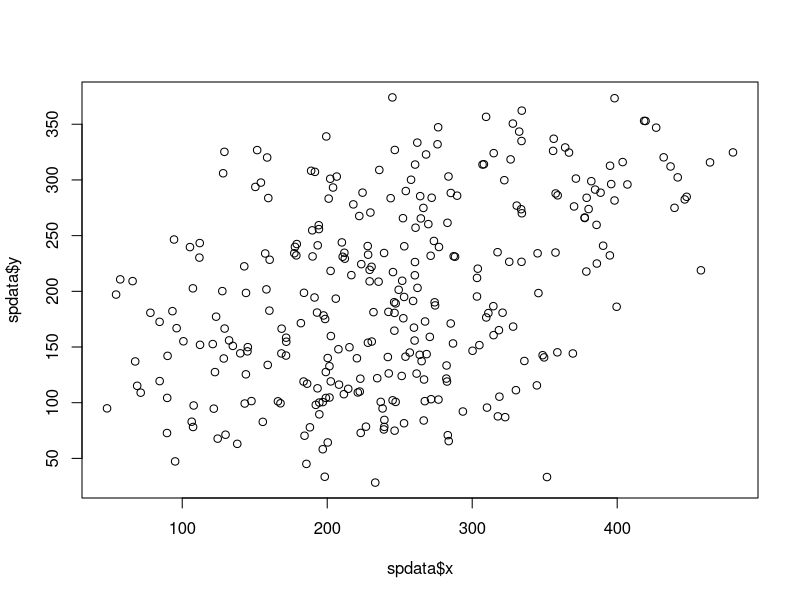
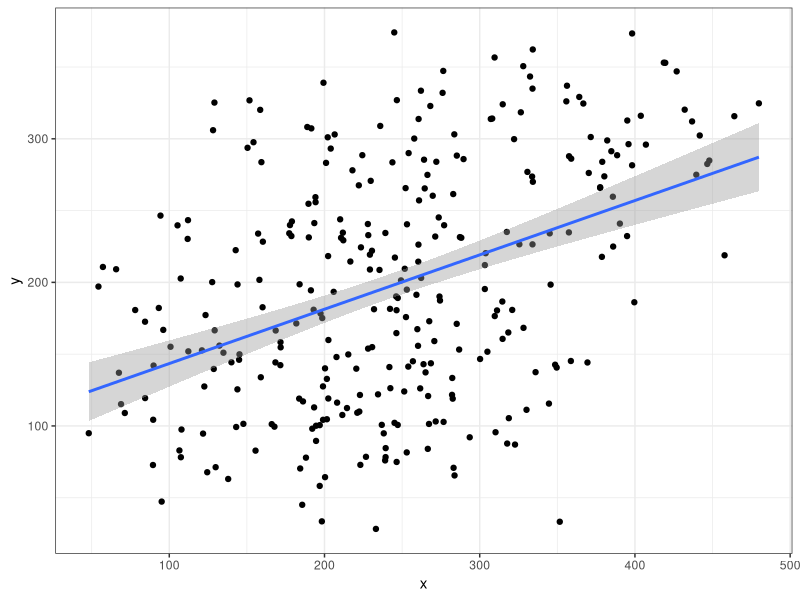
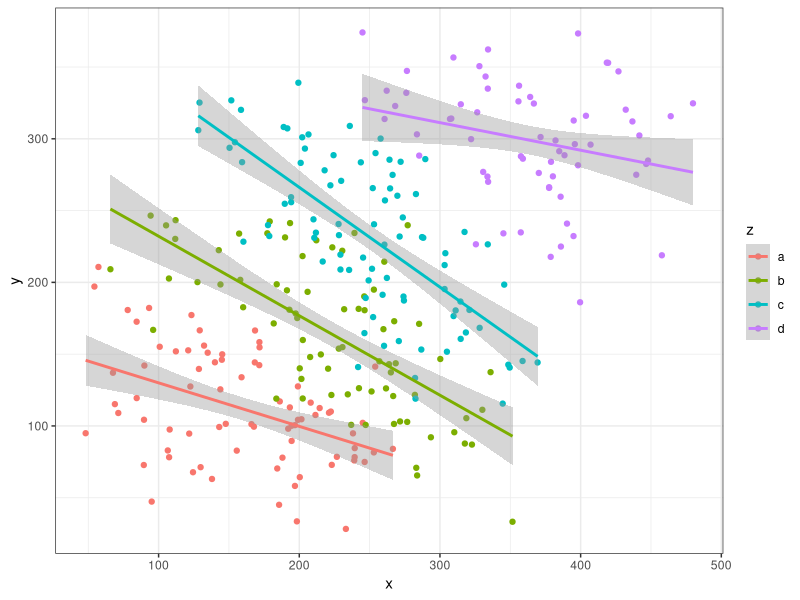
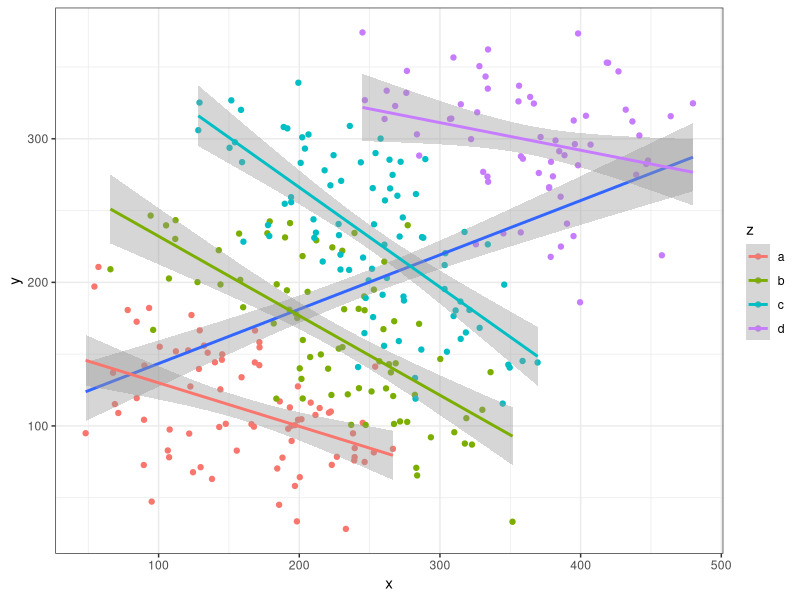
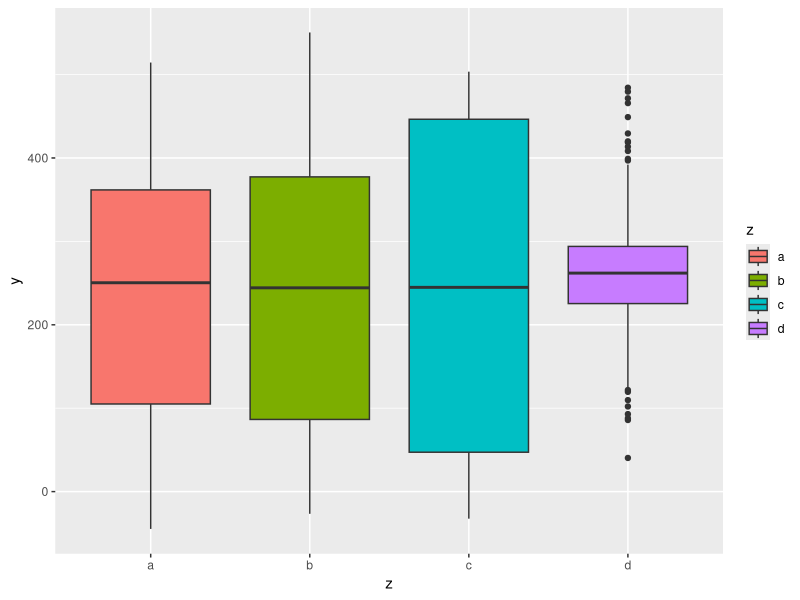
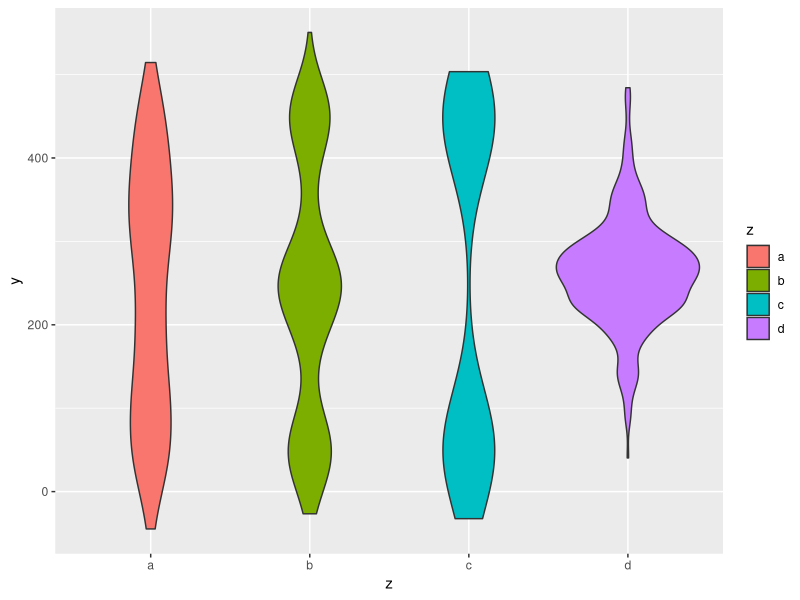
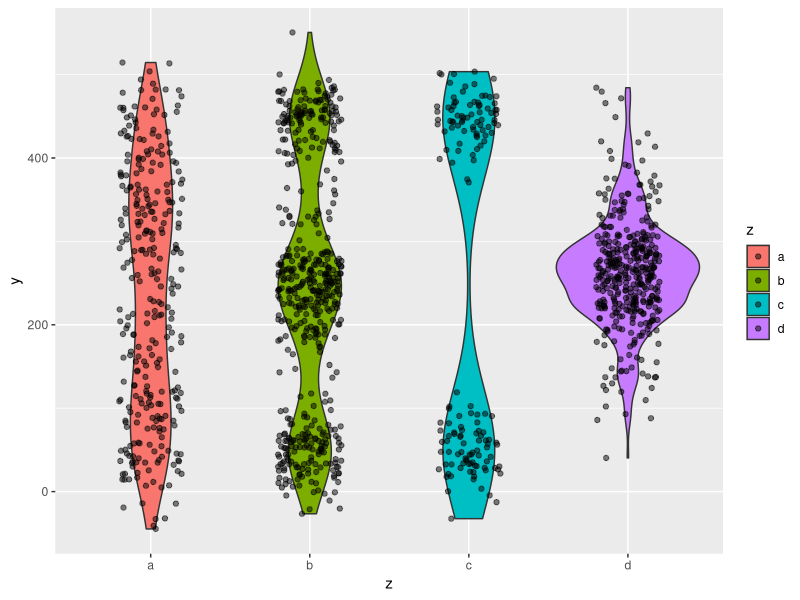
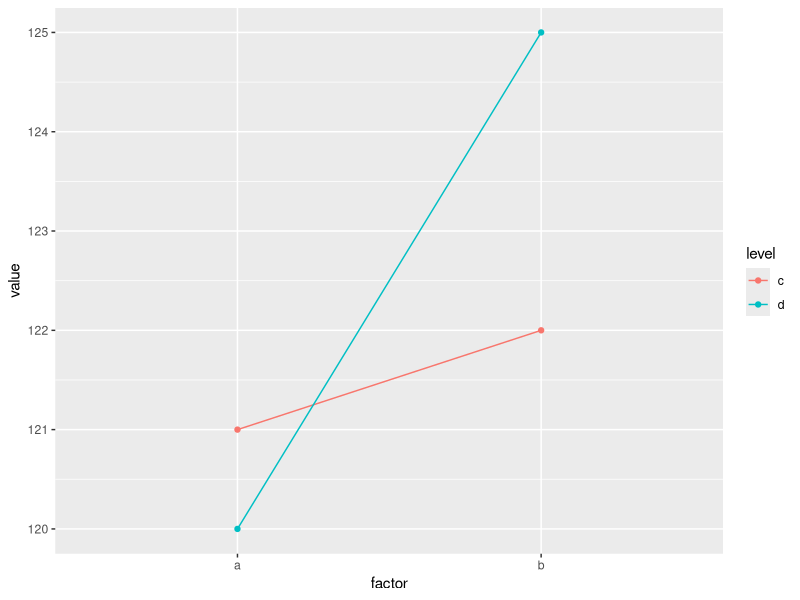

Reproduce these figures in R, in order.
## ---- chunk 1
library(tidyverse)
library(viridis)
## ---- chunk 2
spdata <- read.csv("data/simpson-paradox-data.csv")
## ---- chunk 3
plot(spdata$y~spdata$x)
## ---- chunk 4
head(spdata)
## ---- chunk 5
summary(spdata)
## ---- chunk 6
spdata %>% 
  group_by() %>% 
  summarise(number=n(),
            x.mean=mean(x),
            x.sd=sd(x),
            x.se=x.sd/sqrt(number),
            y.mean=mean(y),
            y.sd=sd(y),
            y.se=y.sd/sqrt(number))
## ---- chunk 7
cor.test(spdata$x, spdata$y)
## ---- chunk 8
ggplot(spdata, aes(x=x, y=y)) +
  geom_point() +
  geom_smooth(method="lm") +
  theme_bw()
## ---- chunk 9
ggplot(spdata, aes(x=x, y=y)) +
  geom_point(aes(colour=z)) +
  geom_smooth(aes(colour=z), method="lm") +
  theme_bw()
## ---- chunk 10
ggplot(spdata, aes(x=x, y=y)) +
  geom_point(aes(colour=z)) +
  geom_smooth(method="lm") +
  geom_smooth(aes(colour=z), method="lm") +
  theme_bw()
## ---- chunk 11
bpdata <- read.csv("data/boxplot-problems-data.csv")
## ---- chunk 12
bpdata %>% 
  ggplot(aes(y=y,x=z,fill=z)) +
  geom_boxplot()
## ---- chunk 13
# Bonferroni-corrected alpha for three comparisons:
0.05/3
## ---- chunk 14
bpdata %>% # AB, AC, AD
  mutate(z=z %>% as.factor) %>% 
  lm(y ~ z, data=.) %>%
  summary() # A is different to D at alpha=0.05

bpdata %>% # BC, BD
  mutate(z=z %>% as.factor,
         z=fct_relevel(z, "b")) %>% 
  lm(y ~ z, data=.) %>%
  summary() # B is different to D at alpha=0.05

bpdata %>% # CD
  mutate(z=z %>% as.factor,
         z=fct_relevel(z, "c")) %>% 
  lm(y ~ z, data=.) %>%
  summary() # All ns
## ---- chunk 15
bpdata %>% 
  ggplot(aes(y=y,fill=z,x=z)) +
  geom_violin()
## ---- chunk 16
bpdata %>% 
  ggplot(aes(y=y,fill=z,x=z)) +
  geom_violin() +
  geom_point(position=position_jitter(.2), alpha=.5)
## ---- chunk 17
tibble(c("a","a","b","b"),c("c","d","c","d"),c(121, 120, 122, 125)) %>% 
  rename(factor="c(\"a\", \"a\", \"b\", \"b\")",
         level="c(\"c\", \"d\", \"c\", \"d\")",
         value="c(121, 120, 122, 125)") -> toydata
## ---- chunk 18
toydata %>% 
  ggplot(aes(x=factor,y=value,colour=level)) +
  geom_point()+
  geom_path(aes(group=level))
## ---- chunk 19
toydata %>% 
  ggplot(aes(x=factor,y=value,fill=level)) +
  geom_bar(position="dodge",stat="identity")
## ---- chunk 20
set.seed(3); spdata %>% 
  mutate(rValX = rnorm(x),
         rValY = rnorm(y) %>% abs() %>% log()) -> vizdata
## ---- chunk 21
vizdata %>% 
  ggplot(aes(x=rValX, 
             y=rValY,
             colour=z)) +
  geom_point()
## ---- chunk 22
vizdata %>% 
  ggplot(aes(x=rValX, 
             y=rValY,
             fill=x, # add dimension for column `x`
             size=y, # add dimension for column `y`
             colour=z)) +
  geom_point(shape=21) + # change 'point character' to allow for colour + fill
  scale_fill_gradientn(colours = rainbow(7)) + # add visually striking gradient scale
  theme_bw() + # make background more plain
  # add the labels:
  xlab("Randomized normal distribution of `x`") +
  ylab("Log of the absolute value of a\nrandomized normal distribution of `y`") +
  ggtitle("My cool plot", subtitle = "UKCLC2020")
## ---- chunk 23
vizdata %>% 
  ggplot(aes(x=rValX, 
             y=rValY,
             fill=x, 
             size=y, 
             shape=z, # add shape
             colour=z)) +
  geom_point(alpha=.75) + # add transparency
  scale_shape_manual(values=c(21, 22, 23, 24)) + # manually choose which shapes to plot
  scale_fill_viridis(option="plasma") + # choose a better palette
  theme_bw() +
  xlab("Randomized normal distribution of `x`") +
  ylab("Log of the absolute value of a\nrandomized normal distribution of `y`") +
  ggtitle("My cool plot", subtitle = "UKCLC2020")
## ---- chunk 24
vizdata %>% 
  ggplot(aes(x=rValX, 
             y=rValY,
             fill=x, 
             size=y, 
             shape=z,
             colour=z)) +
  geom_point(alpha=.75) + 
  scale_shape_manual(values=c(21, 22, 23, 24)) + 
  scale_fill_viridis(option="plasma") + 
  theme_bw() +
  xlab("Randomized normal distribution of `x`") +
  ylab("Log of the absolute value of a\nrandomized normal distribution of `y`") +
  ggtitle("My cool plot", subtitle = "UKCLC2020") +
  facet_grid(~z) # facet the data by column `z` category
## ---- chunk 25
vizdata %>% 
  ggplot(aes(x=x, 
             y=y,
             colour=rValX, 
             size=rValY)) +
  geom_point(alpha=.5) + 
  scale_colour_viridis(option="plasma") + # change to 'colour' to fill default point shapes
  geom_smooth(method = "lm", fill=NA, colour="black", lwd=0.5) + #add visually distinctive smooth
  theme_bw() +
  xlab("Column `x` value") +
  ylab("Column `y` value") +
  ggtitle("My cool plot", subtitle = "UKCLC2020") +
  facet_grid(~z)  
## ---- chunk 26
vizdata %>% 
  ggplot(aes(x=x, 
             y=y)) +
  geom_point(alpha=.5) + 
  geom_smooth(method = "lm", fill=NA, colour="black", lwd=0.5) + #add visually distinctive smooth
  theme_bw() +
  xlab("Randomized normal distribution of `x`") +
  ylab("Log of the absolute value of a\nrandomized normal distribution of `y`") +
  ggtitle("My cool plot", subtitle = "UKCLC2020") +
  facet_grid(~z)  
## ---- chunk 27
challenge <- read_csv("data/simulated-data.csv")
## ---- chunk 28
head(challenge)
## ---- chunk 29
challenge %>% 
  mutate(subj = as.factor(subj))
## ---- chunk 30
challenge %>% 
  mutate(region.fct = as.factor(region))
## ---- chunk 31
challenge %>% 
  filter(word == "the",
         age <= 40,
         rating != 1 &
           rating != 2)
## ---- chunk 32
challenge %>% 
  group_by(gram, freq) %>% 
  summarise(mean = mean(rt),
            sd = sd(rt),
            se = sd/sqrt(n()))
## ---- chunk 33
challenge %>% 
  # same code as above
  group_by(gram, freq) %>% 
  summarise(mean = mean(rt),
            sd = sd(rt),
            se = sd/sqrt(n())) %>% 
  # new code
  pivot_longer(cols = c("mean","sd","se"), # cols = 3:5
               names_to = "statistic",
               values_to = "value")
## ---- chunk 34
ggplot(data = spdata)

#spdata %>%
#  ggplot()
## ---- chunk 35
ggplot(data = spdata, 
       aes(x=x, 
           y=y,
           colour=z))
## ---- chunk 36
ggplot(data = spdata, 
       aes(x=x, 
           y=y,
           colour=z)) +
  geom_point() +
  geom_smooth(method="lm")
## ---- chunk 37
ggplot(data = spdata, 
       aes(x=x, 
           y=y,
           colour=z)) +
  geom_point(shape=15) + # also called "pch" for "point character"
  geom_smooth(method="lm",
              lty="dashed", # lty = "Line TYpe"
              lwd=.5) # lwd = Line WiDth"
## ---- chunk 38
ggplot(data = spdata, 
       aes(x=x, 
           y=y,
           colour=z)) +
  geom_point(shape=15) + # also called "pch" for "point character"
  geom_smooth(method="lm",
              lty="dashed", # lty = "Line TYpe"
              lwd=.5, # lwd = Line WiDth"
              fill="pink") + 
  theme_classic() +
  scale_colour_manual(name="Category Z:",
    values = c("red","gold","turquoise","blueviolet")) +
  theme(legend.position = "bottom")
